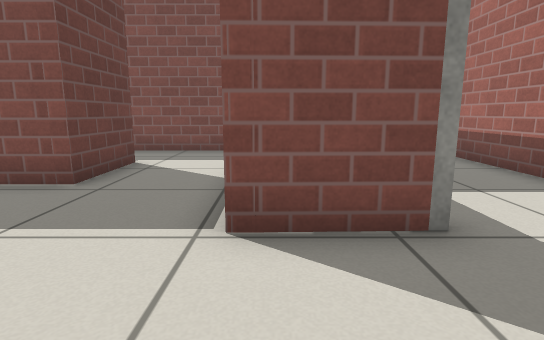
view 1 (above)

12 first-person views from a walk through a Gazebo world. The camera is 0.6 m above the floor, tilts 10° down and sees 80° across. The floor is counted in squares, 0.5 m on a side. Each view is taken from the middle of a square. On the plan, view 1 faces up. The plan holds only what a view shows up to about 13 squares ahead; the rest is blank. Gazebo's built-in surfaces are drawn with simple patterns.

view 2
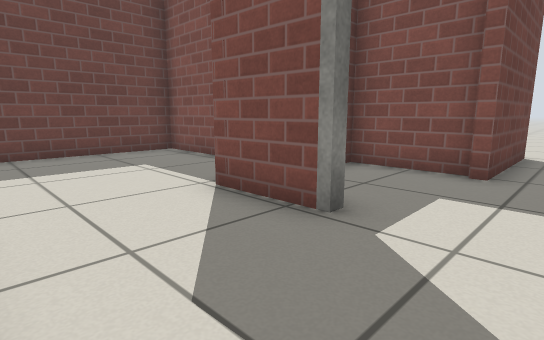

view 3
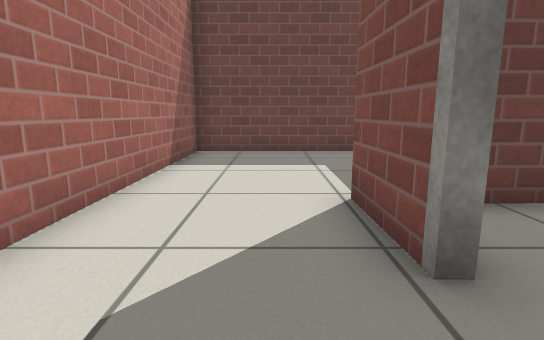

view 4
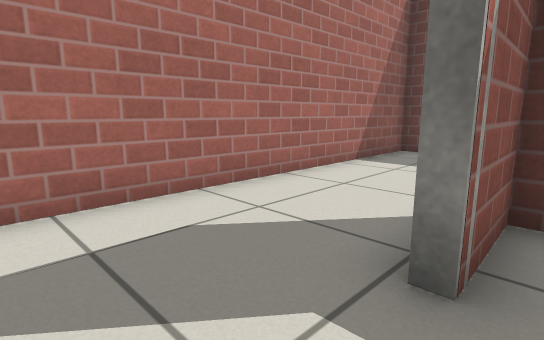

view 5
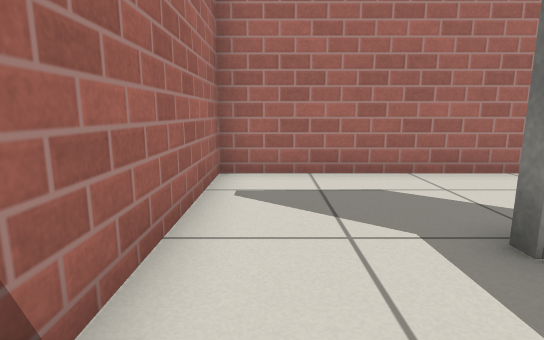

view 6
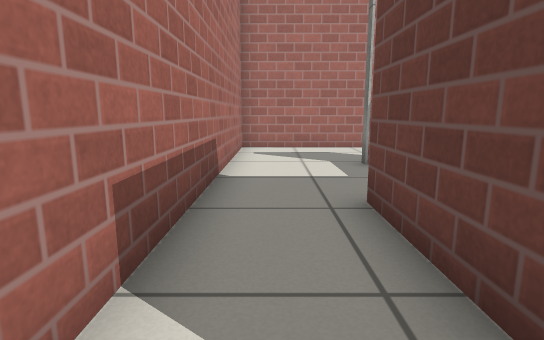

view 7
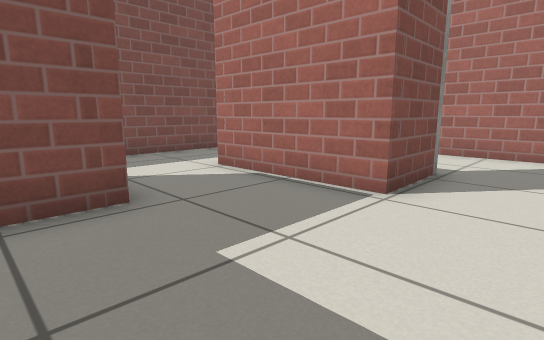

view 8
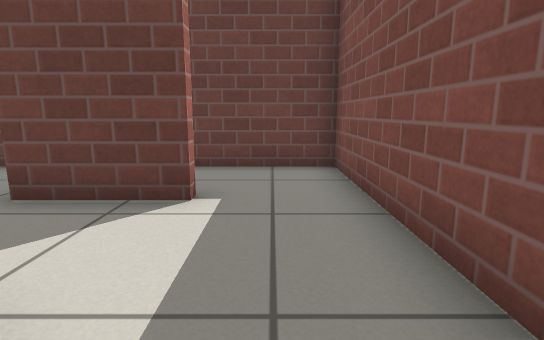

view 9
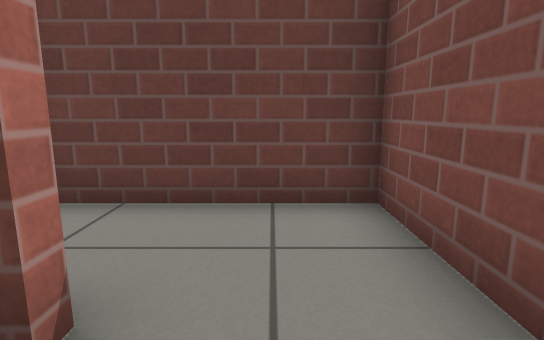

view 10
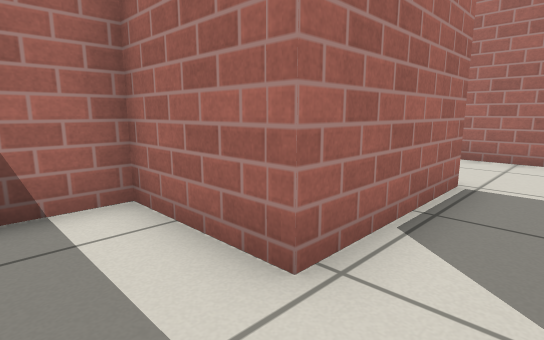

view 11
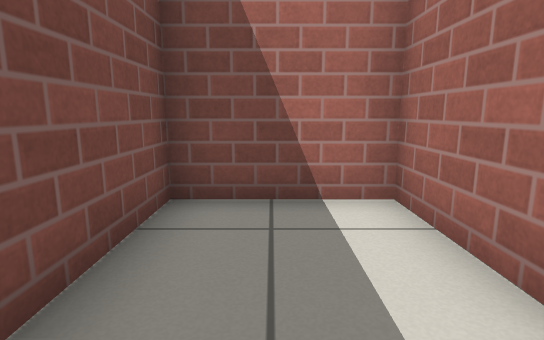

view 12
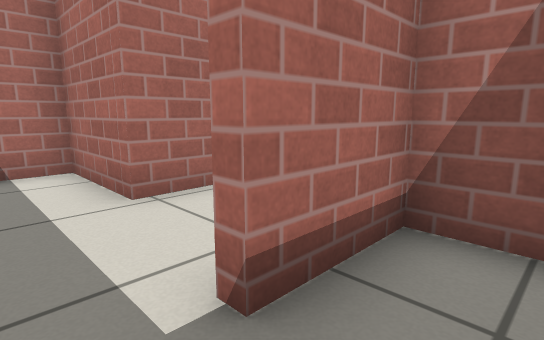

### Floor plan
Key: @ floor where view 1 was taken; # wall or solid block; . floor.
Columns run from 6 left of view 1 to 5 right of it. Each row starts with its distance up from view 1.
 11           .
 10 ########## #
  9 #........#.#
  8 #........#.#
  7 #..#..####.#
  6 #..#..#....#
  5 ####..#....#
  4 #.....#....#
  3 #.....##...#
  2 #..........#
  1 #..........#
  0 #.....@....#
 -1 ############

Where each view was taken, in squares from view 1:
view 1: 0 up, 0 right, facing up
view 2: 0 up, 4 right, facing up-left
view 3: 2 up, 4 right, facing left
view 4: 4 up, 4 right, facing down-left
view 5: 6 up, 4 right, facing down
view 6: 11 up, 4 right, facing down
view 7: 1 up, 5 left, facing up-right
view 8: 9 up, 1 right, facing left
view 9: 9 up, 2 left, facing left
view 10: 9 up, 2 left, facing down-right
view 11: 9 up, 2 left, facing right
view 12: 9 up, 5 left, facing down-right
